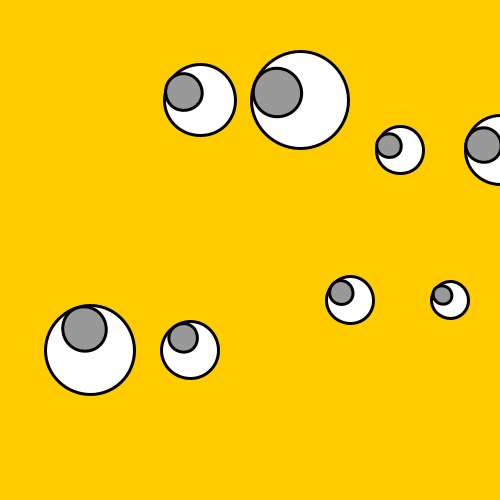
Frame 1 (no input)
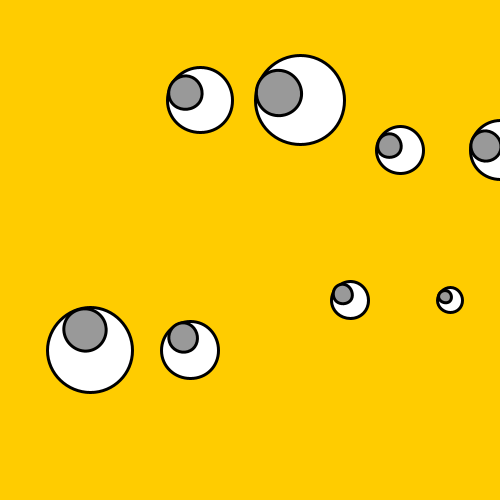
Frame 60 (the mouse pressed at the canvas centre just before this capture)
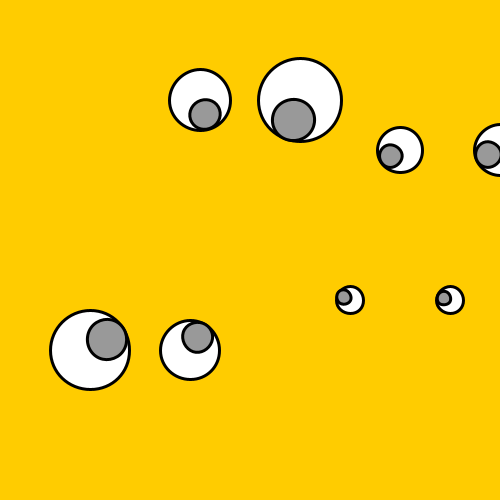
Frame 120 (the mouse held since frame 60 and released just before this capture)

The Processing sketch that drew these frames (run headless with seeded random() and noise(); from frame 60 on, the mouse is pressed at the canvas centre):

// Processing sketch: processing_33665
// ── processing_33665.pde

Monster m1;
Monster m2;
Monster m3;
Monster m4;
 
void setup() {
  size(500,500);
  strokeWeight(3);
   
  m1 = new Monster(150, 50);
  m2 = new Monster(40, 300);
  m3 = new Monster(300, 250);
  m4 = new Monster(350, 100);
}
 
void draw() {
  background(255, 204, 0);
   
  // Update each monster's pupils to follow cursor.
  m1.update(mouseX, mouseY);
  m2.update(mouseX, mouseY);
  m3.update(mouseX, mouseY);
  m4.update(mouseX, mouseY);
   
  // Display each monster with updated pupil position.
  m1.display();
  m2.display();
  m3.display();
  m4.display();
}
 
void mousePressed() {
  m1.mousePressed();
  m2.mousePressed();
  m3.mousePressed();
  m4.mousePressed();
}
 
void mouseDragged() {
  m1.mouseDragged();
  m2.mouseDragged();
  m3.mouseDragged();
  m4.mouseDragged();
}
 
void mouseReleased() {
  m1.mouseReleased();
  m2.mouseReleased();
  m3.mouseReleased();
  m4.mouseReleased();
}
 
class Monster
{
  float monsterX;
  float monsterY;
  Eye leye;
  Eye reye;
   
  boolean bover = false;
  boolean locked = false;
  float bdifx = 0.0;
  float bdify = 0.0;
   
  Monster(int x, int y) {
    monsterX = x;
    monsterY = y;
    leye = new Eye(50, 50);
    reye = new Eye(150, 50);
  }
   
  void update(int mx, int my) {
    leye.update(mx-monsterX, my-monsterY);
    reye.update(mx-monsterX, my-monsterY);
     
     
    if (isInside(mx, my))
    {
      bover = true;
    }
    else
    {
      bover = false;
    }
  }
   
  boolean isInside(int mx, int my) {
    if (leye.isInside(mx-monsterX, my-monsterY))
    {
      return true;
    }
    if (reye.isInside(mx-monsterX, my-monsterY))
    {
      return true;
    }
    return false;
  }
   
  void mousePressed() {
    if (bover)
    {
      locked = true;
    }
    else
    {
      locked = false;
    } 
     
    bdifx = mouseX-monsterX;
    bdify = mouseY-monsterY;
  }
   
  void mouseDragged() {
    if (locked)
    {
      monsterX = mouseX-bdifx;
      monsterY = mouseY-bdify;
    }
  }
   
  void mouseReleased() {
    locked = false;
  }
   
  void display() {
    pushMatrix();
    translate(monsterX, monsterY);
     
    
    stroke(0);
    fill(230, 201, 42);
    
      
    leye.display();
    reye.display();
     
    popMatrix();
  }
}
 

class Eye
{
  final static int MAX_EYE_SIZE = 100;
  final static int MIN_EYE_SIZE = 20;
 
  final static float MAX_EYE_VELOCITY = 0.2;
  final static float MIN_EYE_VELOCITY = -0.2;
   
  int ex, ey;
  float size;
  float velocity;
  float angle = 0.0;
   
  Eye(int x, int y) {
    ex = x;
    ey = y;   
    size = random(MIN_EYE_SIZE, MAX_EYE_SIZE);
    velocity = random(MIN_EYE_VELOCITY, MAX_EYE_VELOCITY);
  }
  
  boolean isInside(float mx, float my) {
   float distance = sqrt(sq(ex - mx) + sq(ey - my));
   if (distance <= size)
   {
     return true;
   }
   else
   {
     return false;
   }
  }
  
  void update(float mx, float my) {
    angle = atan2(my-ey, mx-ex);
    size += velocity;
    if (size > MAX_EYE_SIZE) {
      velocity = -velocity;
    }
    if (size < MIN_EYE_SIZE) {
      velocity = -velocity; 
    }
  }
   
  void display() {
    pushMatrix();
    translate(ex, ey);
    fill(255);
    stroke(0);
    ellipse(0, 0, size, size);
    rotate(angle);
    fill(153);
    ellipse(size/4, 0, size/2, size/2);
    popMatrix();
  }
}
